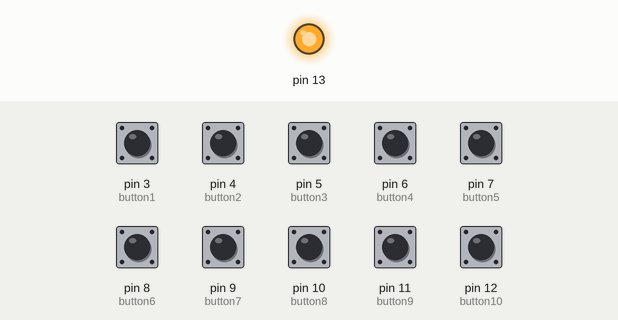
A sketch run on a simulated Arduino Uno, built with avr-gcc and run on an emulated ATmega328P. Shown: output pins drawn as LEDs (lit = HIGH). Inputs (shaded band) come from the test bench; at power-on: pin 3 (button1), pin 4 (button2), pin 5 (button3), pin 6 (button4), pin 7 (button5), pin 8 (button6), pin 9 (button7), pin 10 (button8), pin 11 (button9), pin 12 (button10) HIGH. What the sketch prints to the serial monitor is not drawn.

Above: at 0.01 s.
At 2.0 s:
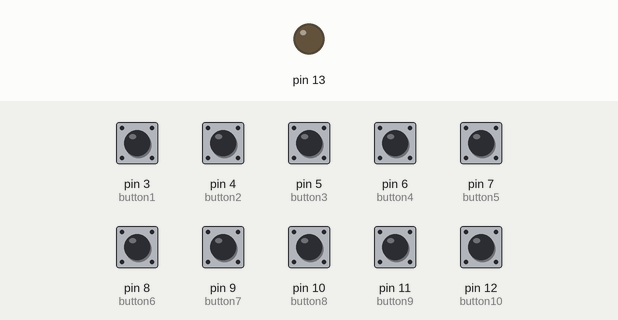
Timing chart, 0 to 3.5 s (numbered marks = the images above):
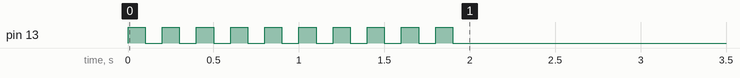

The sketch:

board.ino
```cpp
// importing a library for using buttons
#include <ezButton.h>


// creating button objects with the pin numbers
ezButton button1(3);
ezButton button2(4);
ezButton button3(5);
ezButton button4(6);
ezButton button5(7);
ezButton button6(8);
ezButton button7(9);
ezButton button8(10);
ezButton button9(11);
ezButton button10(12);


void setup() {

    // starting the serial communication
    Serial.begin(9600);
    Serial.println(0);

    // setting the debounce time to 50ms for all the buttons
    button3.setDebounceTime(100);
    button2.setDebounceTime(100);
    button4.setDebounceTime(100);
    button1.setDebounceTime(100);
    button5.setDebounceTime(100);
    button6.setDebounceTime(100);
    button7.setDebounceTime(100);
    button8.setDebounceTime(100);
    button9.setDebounceTime(100);
    button10.setDebounceTime(100);

    // blink the led to show that the setup is done
    pinMode(13, OUTPUT);
    for (int i = 0; i < 10; i++) {
        digitalWrite(13, HIGH);
        delay(100);
        digitalWrite(13, LOW);
        delay(100);
    }
}


void loop() {

    // looping through all the buttons and checking if they are pressed
    button1.loop();
    button2.loop();
    button3.loop();
    button4.loop();
    button5.loop();
    button6.loop();
    button7.loop();
    button8.loop();
    button9.loop();
    button10.loop();

    // if the button is pressed, print the button number to the serial port, and wait for two second
    if(button1.isPressed()) {
        Serial.println(1);
        delay(1000);
    }
    if(button2.isPressed()) {
        Serial.println(2);
        delay(1000);
    }
    if(button3.isPressed()) {
        Serial.println(3);
        delay(1000);
    }
    if(button4.isPressed()) {
        Serial.println(4);
        delay(1000);
    }
    if(button5.isPressed()) {
        Serial.println(5);
        delay(1000);
    }
    if(button6.isPressed()) {
        Serial.println(6);
        delay(1000);
    }
    if(button7.isPressed()) {
        Serial.println(7);
        delay(1000);
    }
    if(button8.isPressed()) {
        Serial.println(8);
        delay(1000);
    }
    if(button9.isPressed()) {
        Serial.println(9);
        delay(1000);
    }
    if(button10.isPressed()) {
        Serial.println(10);
        delay(1000);
    }

}
```
